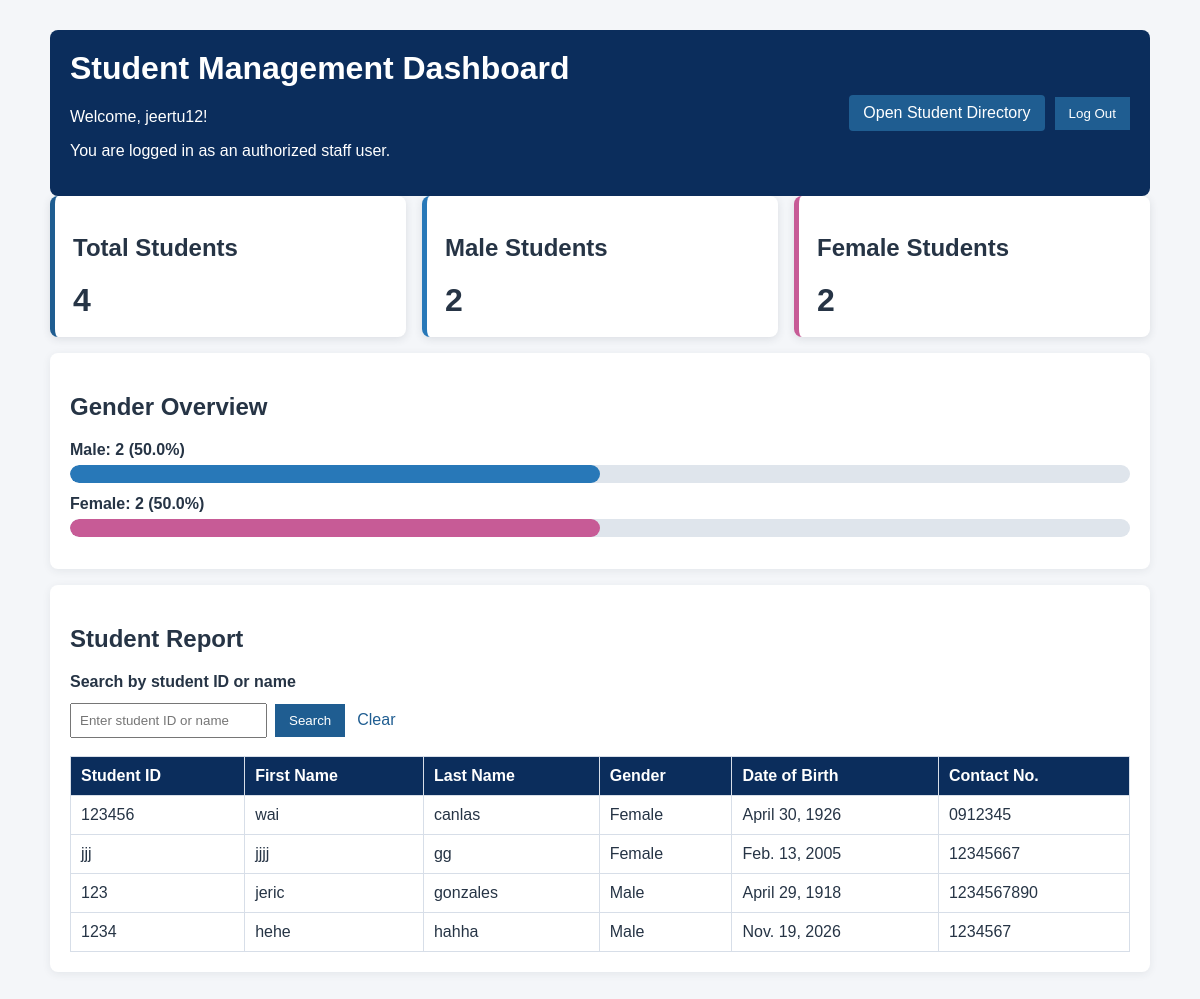
Page /registration/dashboard/ (signed in) on the committed database.
### registration/models.py (models this page shows, shortened)
class student(models.Model):
    GENDER_CHOICES = [
        ('Male', 'Male'),
        ('Female', 'Female')
    ]
    student_id=models.CharField(
        max_length=20,
        unique=True)
    first_name=models.CharField(
        max_length=100)
    last_name=models.CharField(
        max_length=100)
    gender=models.CharField(
        max_length=10,
        choices=GENDER_CHOICES)
    date_of_birth=models.DateField()
    contact_number=models.CharField(
        max_length=20)

### registration/views.py (the view)
# urls.py: path('dashboard/', views.staff_dashboard, name='staff_dashboard'),
@user_passes_test(staff_check, login_url='login')
def staff_dashboard(request):
    total_students = student.objects.count()
    male_students = student.objects.filter(
        Q(gender__iexact='Male') | Q(gender__iexact='M')
    ).count()
    female_students = student.objects.filter(
        Q(gender__iexact='Female') | Q(gender__iexact='F')
    ).count()
    male_percent = (
        male_students / total_students * 100
        if total_students > 0 else 0
    )
    female_percent = (
        female_students / total_students * 100
        if total_students > 0 else 0
    )
    query = request.GET.get('q', '').strip()
    students = student.objects.all().order_by('last_name', 'first_name')
    if query:
        students = students.filter(
            Q(student_id__icontains=query) |
            Q(first_name__icontains=query) |
            Q(last_name__icontains=query)
        )
    context = {
        'total_students': total_students,
        'male_students': male_students,
        'female_students': female_students,
        'male_percent': male_percent,
        'female_percent': female_percent,
        'students': students,
        'query': query,
    }
    return render(request, 'registration/dashboard.html', context)

### registration/views.py (called while the page is built)
def staff_check(user):
    return user.is_authenticated and user.is_staff

### registration/templates/registration/dashboard.html (shortened to what this page needs)
{% load static %}
<!DOCTYPE html>
<html lang="en">
<head>
    <link rel="stylesheet" href="{% static 'registration/style.css' %}">
</head>
<body>
<div class="dashboard-container">
    <header class="dashboard-header">
        <div>
            <h1>Student Management Dashboard</h1>
            <p>Welcome, {{ request.user.username }}!</p>
            <p>You are logged in as an authorized staff user.</p>
        </div>
        <div class="dashboard-actions">
            <a class="directory-link" href="{% url 'student_list' %}">Open Student Directory</a>
            <form method="post" action="{% url 'logout' %}">
                <button type="submit">Log Out</button>
            </form>
        </div>
    </header>
    <section class="summary-grid" aria-label="Student summary">
        <article class="summary-card">
            <h2>Total Students</h2>
            <p class="summary-number">{{ total_students }}</p>
        </article>
        <article class="summary-card male-card">
            <h2>Male Students</h2>
            <p class="summary-number">{{ male_students }}</p>
        </article>
        <article class="summary-card female-card">
            <h2>Female Students</h2>
            <p class="summary-number">{{ female_students }}</p>
        </article>
    </section>
    <section class="report-section">
        <h2>Gender Overview</h2>
        <div class="gender-row">
            <span class="gender-label">Male: {{ male_students }} ({{ male_percent|floatformat:1 }}%)</span>
            <div class="bar-track">
                <div class="bar-fill male-bar" style="width: {{ male_percent }}%;"></div>
            </div>
        </div>
        <div class="gender-row">
            <span class="gender-label">Female: {{ female_students }} ({{ female_percent|floatformat:1 }}%)</span>
            <div class="bar-track">
                <div class="bar-fill female-bar" style="width: {{ female_percent }}%;"></div>
            </div>
        </div>
    </section>
    <section class="report-section">
        <h2>Student Report</h2>
        <form method="get" action="{% url 'staff_dashboard' %}" class="search-form">
            <label for="student-search">Search by student ID or name</label>
            <input
                type="text"
                id="student-search"
                name="q"
                value="{{ query }}"
                placeholder="Enter student ID or name"
            >
            <button type="submit">Search</button>
            <a class="clear-search" href="{% url 'staff_dashboard' %}">Clear</a>
        </form>
        <div class="table-wrapper">
            <table>
                <thead>
                    <tr>
                        <th>Student ID</th>
                        <th>First Name</th>
                        <th>Last Name</th>
                        <th>Gender</th>
                        <th>Date of Birth</th>
                        <th>Contact No.</th>
                    </tr>
                </thead>
                <tbody>
                    {% for student in students %}
                    <tr>
                        <td>{{ student.student_id }}</td>
                        <td>{{ student.first_name }}</td>
                        <td>{{ student.last_name }}</td>
                        <td>{{ student.gender }}</td>
                        <td>{{ student.date_of_birth }}</td>
                        <td>{{ student.contact_number }}</td>
                    </tr>
                    {% empty %}
                    <tr>
                        <td colspan="6" class="empty-message">No student records found.</td>
                    </tr>
                    {% endfor %}
                </tbody>
            </table>
        </div>
    </section>
</div>
</body>
</html>

### registration/static/registration/style.css (style rules this page uses)
body { font-family: Arial, sans-serif; background: #f4f6f9; color: #263445; margin: 30px; }
h1 { color: #0b2d5c; }
a { color: #1f5d91; text-decoration: none; }
table { width: 100%; border-collapse: collapse; background: #ffffff; }
th { background: #0b2d5c; color: #ffffff; text-align: left; }
th, td { padding: 10px; border: 1px solid #d7dee8; }
button { background: #1f5d91; color: #ffffff; border: 0; padding: 9px 14px; cursor: pointer; }
input, select { padding: 8px; margin: 4px 0; }
.dashboard-container { max-width: 1100px; margin: 0 auto; }
.dashboard-header { display: flex; justify-content: space-between; align-items: center; gap: 20px; background: #0b2d5c; color: #ffffff; padding: 20px; border-radius: 8px; }
.dashboard-header h1 { color: #ffffff; margin-top: 0; }
.dashboard-actions { margin: 18px 0; }
header.dashboard-header .dashboard-actions { display: flex; align-items: center; gap: 10px; margin: 0; }
header.dashboard-header .dashboard-actions form { margin: 0; }
.directory-link { display: inline-block; background: #1f5d91; color: #ffffff; padding: 9px 14px; border-radius: 4px; }
.summary-grid { display: grid; grid-template-columns: repeat(3, 1fr); gap: 16px; margin-bottom: 16px; }
.summary-card { background: #ffffff; border-left: 5px solid #1f5d91; border-radius: 8px; padding: 18px; box-shadow: 0 2px 8px rgba(38, 52, 69, 0.12); }
.summary-card.male-card { border-left-color: #2878b8; }
.summary-card.female-card { border-left-color: #c75b96; }
.summary-number { font-size: 2rem; font-weight: bold; margin: 8px 0 0; }
.report-section { background: #ffffff; border-radius: 8px; padding: 20px; margin-bottom: 16px; box-shadow: 0 2px 8px rgba(38, 52, 69, 0.08); }
.gender-row { margin: 12px 0; }
.gender-label { display: block; margin-bottom: 6px; font-weight: bold; }
.bar-track { height: 18px; background: #dfe5ec; border-radius: 10px; overflow: hidden; }
.bar-fill { height: 100%; border-radius: 10px; }
.male-bar { background: #2878b8; }
.female-bar { background: #c75b96; }
.search-form { display: flex; align-items: center; flex-wrap: wrap; gap: 8px; margin-bottom: 14px; }
.search-form label { width: 100%; font-weight: bold; }
.clear-search { margin-left: 4px; }
.table-wrapper { overflow-x: auto; }

### rows in the picture
student: student_id "123456", first_name "wai", last_name "canlas", gender "Female", date_of_birth "April 30, 1926", contact_number "0912345"
student: student_id "jjj", first_name "jjjj", last_name "gg", gender "Female", date_of_birth "Feb. 13, 2005", contact_number "12345667"
student: student_id "123", first_name "jeric", last_name "gonzales", gender "Male", date_of_birth "April 29, 1918", contact_number "1234567890"
student: student_id "1234", first_name "hehe", last_name "hahha", gender "Male", date_of_birth "Nov. 19, 2026", contact_number "1234567"

### other values in the picture
{{ request.user.username }} "jeertu12"
{{ total_students }} "4"
{{ male_students }} "2"
{{ female_students }} "2"
{{ male_percent|floatformat:1 }} "50.0"
{{ female_percent|floatformat:1 }} "50.0"
